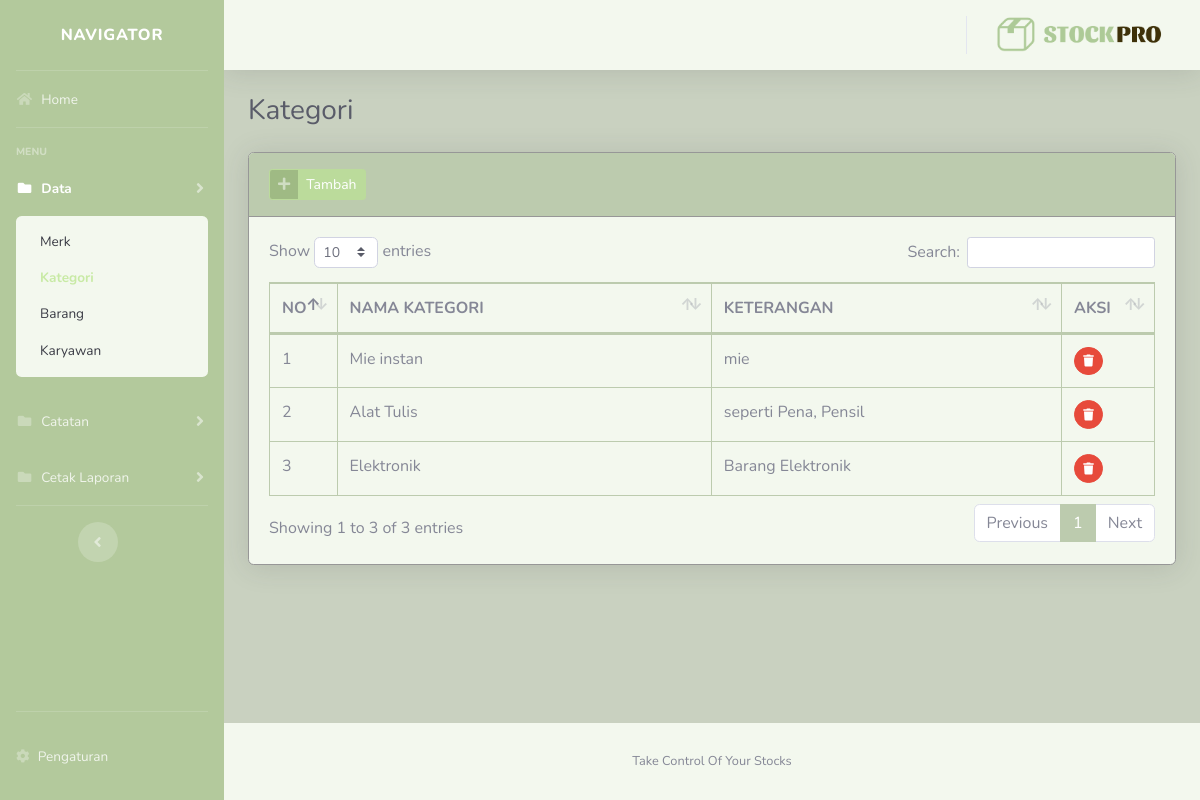
/StockPro/?kategori (signed in), run on an earlier commit of the app's database.
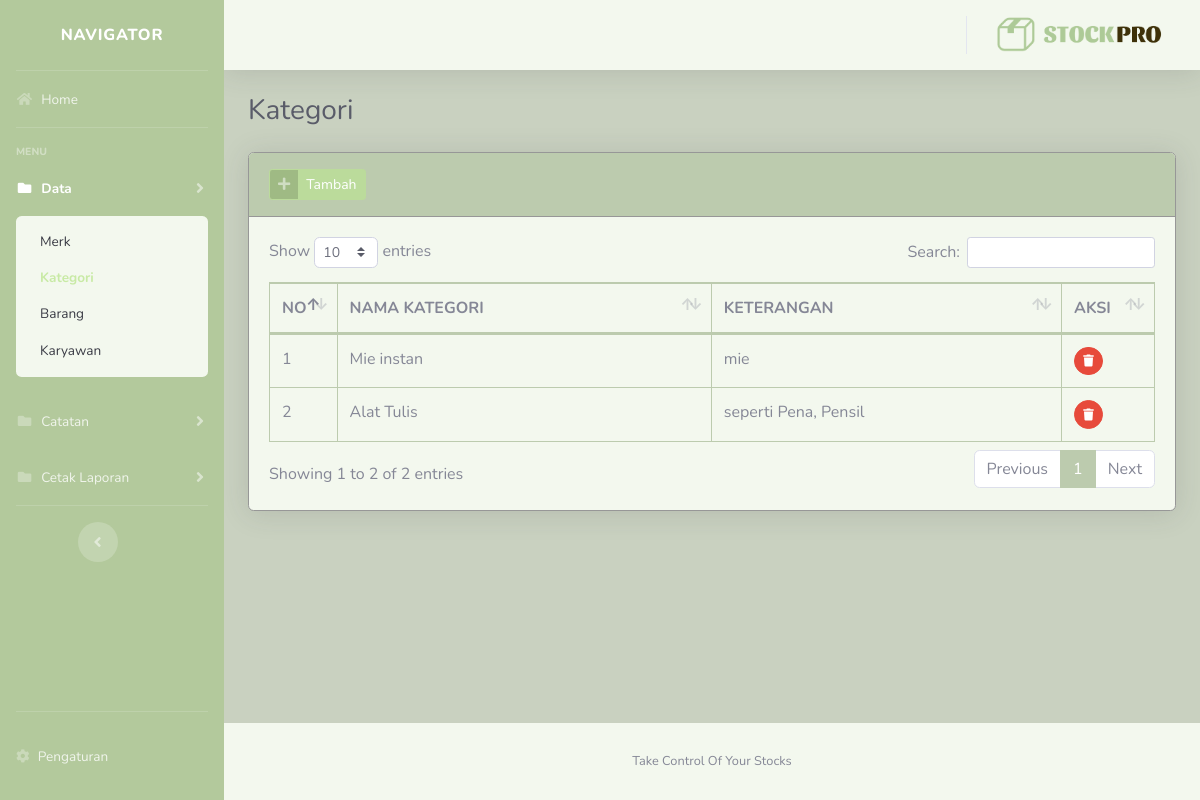
And on a later commit of the database.
### tables this page shows
CREATE TABLE `kategori` (
  `idkategori` int(11) NOT NULL,
  `nama_kategori` varchar(128) NOT NULL,
  `keterangan` varchar(256) NOT NULL
);

### StockPro/config/function.php (called while the page is built, shortened)
<?php
function encrypt($str) {
return base64_encode($str);
}
function base_url(){
    $base_url= ((isset($_SERVER['HTTPS']) && $_SERVER['HTTPS'] == "on") ? "https" : "http");
    $base_url.= "://".$_SERVER['HTTP_HOST'];
    $base_url.= str_replace(basename($_SERVER['SCRIPT_NAME']),"",$_SERVER['SCRIPT_NAME']);
    return $base_url;
}
?>

### StockPro/views/master/kategori.php (the view, shortened to what this page needs)
<div class="container-fluid">
    <div class="d-sm-flex align-items-center justify-content-between mb-4">
        <h1 class="h3 mb-0 text-gray-800">Kategori</h1>
    </div>
    <div class="card shadow mb-4">
        <div class="card-header py-3">
            <a href="#" class="btn btn-primary btn-icon-split btn-sm" data-toggle="modal" data-target="#kategoriModal">
                <span class="icon text-white-50">
                    <i class="fas fa-plus"></i>
                </span>
                <span class="text">Tambah</span>
            </a>
        </div>
        <div class="card-body">
            <div class="table-responsive">
                <table class="table table-bordered table-hover" id="dataTable" width="100%" cellspacing="0">
                    <thead>
                        <tr>
                            <th width="20">NO</th>
                            <th>NAMA KATEGORI</th>
                            <th>KETERANGAN</th>
                            <th width="50">AKSI</th>
                        </tr>
                    </thead>
                    <tbody>
                        <?php
                        $n=1;
                        $query = mysqli_query($con,"SELECT * FROM kategori ORDER BY idkategori DESC")or die(mysqli_error($con));
                        while($row = mysqli_fetch_array($query)):
                        ?>
                        <tr>
                            <td><?= $n++; ?></td>
                            <td><?= $row['nama_kategori']; ?></td>
                            <td><?= $row['keterangan']; ?></td>
                            <td>
                                <a href="<?=base_url();?>/process/kategori.php?act=<?=encrypt('delete');?>&id=<?=encrypt($row['idkategori']);?>"
                                    class="btn btn-sm btn-circle btn-danger btn-hapus"><i class="fas fa-trash"></i></a>
                            </td>
                        </tr>
                        <?php endwhile; ?>
                    </tbody>
                </table>
            </div>
        </div>
    </div>
</div>

What changed in the data, as far as the page shows it:
removed kategori: nama_kategori "Elektronik", keterangan "Barang Elektronik"
Also different on the page:
text written by a page script: "Show entries Search: Showing 1 to 3 of 3 entries Previous 1 Next" → "Show entries Search: Showing 1 to 2 of 2 entries Previous 1 Next"
